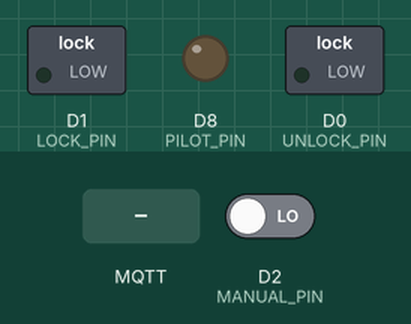
Bench run of a program on a simulated ESP8266 (NodeMCU). Parts: switched loads named in the program (green lamp = pin HIGH), output pins drawn as LEDs (lit = HIGH). Inputs (shaded band) come from the test bench; at power-on: D2 (MANUAL_PIN) LOW. WiFi joins after 1.5 s; servers stay silent unless stated; EEPROM starts erased; no MQTT or app messages arrive unless stated; pins used as bus, display or sensor lines are not drawn; what the program prints to the serial monitor is not drawn.

Above: at 5.7 s.
5.8 s: D2 (MANUAL_PIN) driven HIGH
At 6.03 s:
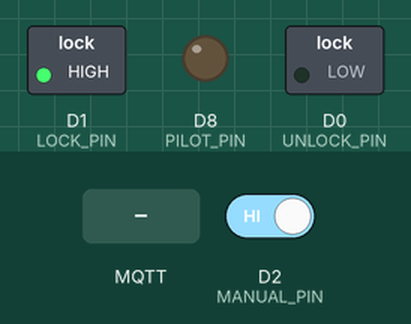
At 8.5 s:
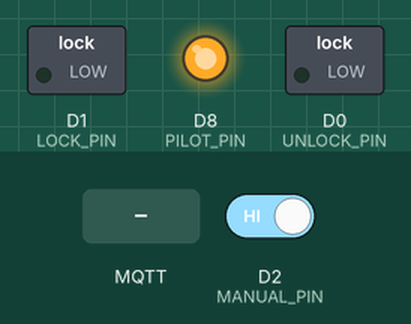
8.8 s: MQTT message "GRANTED" arrives on the first subscribed topic
13.6 s: D2 (MANUAL_PIN) driven LOW
At 13.6 s:
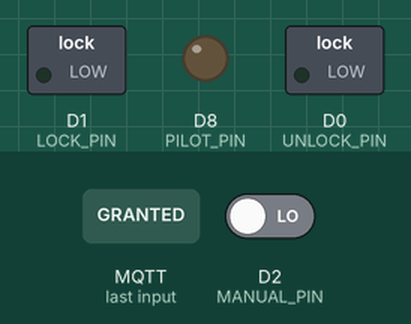
Timing chart, 0 to 16.1 s (numbered marks = the images above; inputs shaded):
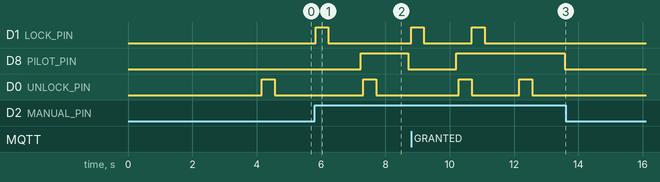

Measured:
- after the input at 5.8 s, D1 (LOCK_PIN): LOW → HIGH at once, → LOW 0.40 s later, → HIGH 2.6 s later; D8 (PILOT_PIN): LOW → HIGH after 1.4 s, → LOW 1.5 s later; D0 (UNLOCK_PIN): LOW → HIGH after 1.5 s, → LOW 0.40 s later
- after the input at 13.6 s, D1 (LOCK_PIN): stays LOW (without the input it goes to HIGH after 0.05 s); D8 (PILOT_PIN), D0 (UNLOCK_PIN): stays LOW (without the input it goes to HIGH after 1.5 s)

The program:

main.cpp
```cpp
/**
 * RFID Door Lock
 * Project Started at : Desember 2020
 * @author : Herlangga Sefani
 */
#include <Arduino.h>
#include <ArduinoOTA.h>
#include <SPI.h>
#include <MFRC522.h>
#include <PubSubClient.h>
#include <ESP8266WiFi.h>
#include <EEPROM.h>

// Also known as SDA
#define SS_PIN D4
#define RST_PIN D3
#define UNLOCK_PIN D0
#define LOCK_PIN D1
#define MANUAL_PIN D2
#define PILOT_PIN D8

#define EEPROM_SIZE 512

#define STATUS_LOCKED 1
#define STATUS_UNLOCKED 0

#define WIFI_SSID "namawifi"
#define WIFI_PASS "password-wifi"

#define RFID_MODE_READ 0
#define RFID_MODE_WRITE 1

MFRC522 mfrc522(SS_PIN, RST_PIN);
WiFiClient wifiClient;
PubSubClient mqtt(wifiClient);

int lock_status = STATUS_UNLOCKED;
int status_address = 0;
int rfid_mode = RFID_MODE_READ;

// config start here
// local ip address buat esp8266
IPAddress local_ip = IPAddress(192, 168, 0, 53);
IPAddress gateway = IPAddress(192, 168, 0, 1);
IPAddress subnet = IPAddress(255, 255, 255, 0);
IPAddress dns1 = IPAddress(8, 8, 8, 8);
IPAddress dns2 = IPAddress(8, 8, 4, 4);
IPAddress mqtt_server = IPAddress(192,168,0,8);
int mqtt_port = 1883;
// config end here

/**
 * Helper routine to dump a byte array as hex values to Serial.
 */
String getByteString(byte *buffer, byte bufferSize)
{
    String data = "";
    for (byte i = 0; i < bufferSize; i++)
    {
        data += buffer[i] < 0x10 ? " 0" : " ";
        data += String(buffer[i], HEX);
    }
    data.toUpperCase();
    return data;
}

/**
 * Save Lock status on EEPROM
 */
void saveLockStatus()
{
    EEPROM.write(status_address, lock_status);
    EEPROM.commit();
}

/**
 * Stop Motor from running
 */
void stop() {
    digitalWrite(LOCK_PIN, LOW);
    digitalWrite(UNLOCK_PIN, LOW);
    saveLockStatus();
}

/**
 * Activate the lock
 */
void lock()
{
    Serial.println("LOCKED");
    digitalWrite(LOCK_PIN, HIGH);
    digitalWrite(UNLOCK_PIN, LOW);
    lock_status = STATUS_LOCKED;
    delay(400);
    stop();
}

/**
 * Unlock the door
 */
void unlock()
{
    Serial.println("UNLOCKED");
    digitalWrite(LOCK_PIN, LOW);
    digitalWrite(UNLOCK_PIN, HIGH);
    lock_status = STATUS_UNLOCKED;
    delay(400);
    stop();
}

/**
 * Incoming message from MQTT
 * @param topic
 * @param message
 * @param length
 */
void onMQTTMessage(char *topic, byte *message, unsigned int length)
{
    //Serial.print("Message arrived on topic: ");
    //Serial.print(topic);
    //Serial.print(". Message: ");
    char _message[30] = "";

    for (uint8_t i = 0; i < length; i++)
    {
        //Serial.print((char)message[i]);
        _message[i] = (char)message[i];
    }
    //Serial.println();

    if (strcmp(topic, "doorlock") == 0)
    {
        if (strcmp(_message, "GRANTED") == 0)
        {
            if (lock_status == STATUS_LOCKED) {
                unlock();
            }
            else
            {
                lock();
            }
        }
    }
}


/**
 * Connect to Cloud MQTT
 */
void connectMQTT()
{
    mqtt.setServer(mqtt_server, mqtt_port);
    mqtt.setCallback(onMQTTMessage);

    if (WiFi.status() != WL_CONNECTED)
    {
        return;
    }

    if (!mqtt.connected())
    {
        if (mqtt.connect("doorlock-esp"))
        {
            //Serial.println("connected to mqtt");
            // Subscribe
            mqtt.subscribe("doorlock");
            mqtt.subscribe("doorlock/insert/status");
        }
    }
}


/**
 * Setup OTA Server for Uploading via OTA
 */
void setupOTAServer()
{
    // Port defaults to 3232
    ArduinoOTA.setPort(8266);

    // Hostname defaults to esp3232-[MAC]
    ArduinoOTA.setHostname("doorlock.local");

    // No authentication by default
    ArduinoOTA.setPassword("admin");

    // Password can be set with it's md5 value as well
    // MD5(admin) = 21232f297a57a5a743894a0e4a801fc3
    // ArduinoOTA.setPasswordHash("21232f297a57a5a743894a0e4a801fc3");

    ArduinoOTA.onStart([]() {
        String type;
        if (ArduinoOTA.getCommand() == U_FLASH) {
            type = "sketch";
        }
        else // U_SPIFFS
        {
            type = "filesystem";
        }
        // NOTE: if updating SPIFFS this would be the place to unmount SPIFFS using SPIFFS.end()
    });
    ArduinoOTA.onEnd([]() {
        Serial.println("\nEnd");
    });
    ArduinoOTA.onProgress([](unsigned int progress, unsigned int total) {
        //Serial.printf("Progress: %u%%\r", (progress / (total / 100)));
        char otaprogress[17] = "";
        sprintf(otaprogress, "%i %s", (progress / (total / 100)), "%");
    });
    ArduinoOTA.onError([](ota_error_t error) {
        //Serial.printf("Error[%u]: ", error);
        if (error == OTA_AUTH_ERROR)
        {
            //Serial.println("Auth Failed");
        }
        else if (error == OTA_BEGIN_ERROR)
        {
            //Serial.println("Begin Failed");
        }
        else if (error == OTA_CONNECT_ERROR)
        {
            //Serial.println("Connect Failed");
        }
        else if (error == OTA_RECEIVE_ERROR)
        {
            //Serial.println("Receive Failed");
        }
        else if (error == OTA_END_ERROR)
        {
            //Serial.println("End Failed");
        }
    });

    ArduinoOTA.begin();
}

/**
 * Setup & Connect Wifi
 */
void connectWiFi()
{

    // Configures static IP address
    if (!WiFi.config(local_ip, gateway, subnet, dns1, dns2))
    {
        Serial.println("STA Failed to configure");
    }

    Serial.println("Connecting");
    delay(2000);
    WiFi.begin(WIFI_SSID, WIFI_PASS);

    int try_counter = 0;
    while (WiFi.status() != WL_CONNECTED && try_counter < 10)
    {
        Serial.print('.');
        delay(1000);
        try_counter++;
    }

    if (WiFi.status() == WL_CONNECTED) {
        Serial.println("Connected!");
        setupOTAServer();
        connectMQTT();
    }
    else
    {
        Serial.println("Error!");
    }
}


/**
 * Setup RFID Module
 */
void setupRFID()
{
    pinMode(RST_PIN, OUTPUT);
    digitalWrite(RST_PIN, HIGH); // Exit power down mode. This triggers a hard reset.
    delay(50);
    mfrc522.PCD_Init(); // Init MFRC522
    delay(4);           // Optional delay. Some board do need more time after init to be ready, see Readme
    mfrc522.PCD_PerformSelfTest();
    mfrc522.PCD_DumpVersionToSerial();
}

/**
 * Read RFID
 */
void readRFID()
{
    // need to recall this to make sure rfid is running
    //    digitalWrite(RST_PIN, HIGH); // Exit power down mode. This triggers a hard reset.
    mfrc522.PCD_Init();
    delay(4);

    // Reset the loop if no new card present on the sensor/reader. This saves the entire process when idle.
    if (!mfrc522.PICC_IsNewCardPresent())
    {
        //        //Serial.println("No RFID Card present");
        return;
    }

    // Select one of the cards
    if (!mfrc522.PICC_ReadCardSerial())
    {
        //        //Serial.println(F("No RFID Serial"));
        return;
    }

    // dump_byte_array(mfrc522.uid.uidByte, mfrc522.uid.size);
    String data = getByteString(mfrc522.uid.uidByte, mfrc522.uid.size);
    Serial.println("Card UID : " + data);
    if (rfid_mode == RFID_MODE_READ) {
        mqtt.publish("doorlock/read", data.c_str());
    }
    else
    {
        mqtt.publish("doorlock/insert", data.c_str());
    }
}

/**
 * Setup (Needed as using Arduino Framework)
 */
void setup() {
    Serial.begin(9600);
    pinMode(LOCK_PIN, OUTPUT);
    pinMode(UNLOCK_PIN, OUTPUT);
    pinMode(MANUAL_PIN, INPUT);
    pinMode(PILOT_PIN, OUTPUT);
    digitalWrite(LOCK_PIN, LOW);
    digitalWrite(UNLOCK_PIN, LOW);
    SPI.begin();
    setupRFID();
    connectWiFi();
    EEPROM.begin(EEPROM_SIZE);

    lock_status = EEPROM.read(status_address);
    if (lock_status == STATUS_LOCKED) {
        lock();
    }
    else
    {
        unlock();
    }
}

/**
 * The magic starts here ...
 */
void loop() {
    readRFID();

    if (WiFi.status() == WL_CONNECTED) {
        ArduinoOTA.handle();
        if(mqtt.connected()) {
            mqtt.loop();
        }
        else
        {
            connectMQTT();
        }
    }
    else
    {
        connectWiFi();
    }

    if (digitalRead(MANUAL_PIN) == HIGH) {
        if (lock_status == STATUS_LOCKED) {
            unlock();
        }
        else
        {
            lock();
        }
        delay(1000);
    }

    if (lock_status == STATUS_LOCKED) {
        digitalWrite(PILOT_PIN, HIGH);
    }
    else
    {
        digitalWrite(PILOT_PIN, LOW);
    }
}

// End Of File main.cpp
```
